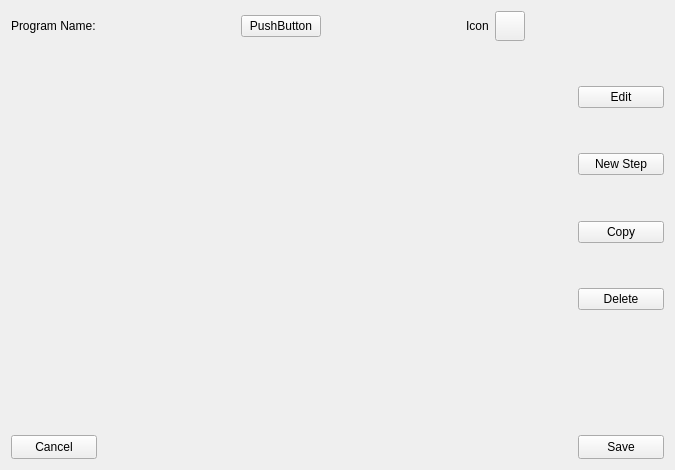
<?xml version="1.0" encoding="UTF-8"?>
<ui version="4.0">
 <class>Programs::CModifyProgramDlg</class>
 <widget class="QWidget" name="Programs::CModifyProgramDlg">
  <property name="geometry">
   <rect>
    <x>0</x>
    <y>0</y>
    <width>675</width>
    <height>470</height>
   </rect>
  </property>
  <property name="minimumSize">
   <size>
    <width>675</width>
    <height>470</height>
   </size>
  </property>
  <property name="windowTitle">
   <string>Form</string>
  </property>
  <layout class="QGridLayout" name="gridLayout" columnstretch="0,0,0,0">
   <item row="2" column="3">
    <widget class="QPushButton" name="btnSave">
     <property name="maximumSize">
      <size>
       <width>153</width>
       <height>36</height>
      </size>
     </property>
     <property name="focusPolicy">
      <enum>Qt::NoFocus</enum>
     </property>
     <property name="text">
      <string>Save</string>
     </property>
    </widget>
   </item>
   <item row="0" column="0" colspan="4">
    <layout class="QHBoxLayout" name="horizontalLayout">
     <item>
      <widget class="QLabel" name="label">
       <property name="minimumSize">
        <size>
         <width>0</width>
         <height>0</height>
        </size>
       </property>
       <property name="text">
        <string>Program Name:</string>
       </property>
       <property name="alignment">
        <set>Qt::AlignLeading|Qt::AlignLeft|Qt::AlignVCenter</set>
       </property>
      </widget>
     </item>
     <item>
      <spacer name="horizontalSpacer_4">
       <property name="orientation">
        <enum>Qt::Horizontal</enum>
       </property>
       <property name="sizeHint" stdset="0">
        <size>
         <width>40</width>
         <height>20</height>
        </size>
       </property>
      </spacer>
     </item>
     <item>
      <widget class="QPushButton" name="btnPrgName">
       <property name="text">
        <string>PushButton</string>
       </property>
      </widget>
     </item>
     <item>
      <spacer name="horizontalSpacer_5">
       <property name="orientation">
        <enum>Qt::Horizontal</enum>
       </property>
       <property name="sizeHint" stdset="0">
        <size>
         <width>40</width>
         <height>20</height>
        </size>
       </property>
      </spacer>
     </item>
     <item>
      <widget class="QLabel" name="label_2">
       <property name="minimumSize">
        <size>
         <width>0</width>
         <height>0</height>
        </size>
       </property>
       <property name="text">
        <string>Icon</string>
       </property>
       <property name="alignment">
        <set>Qt::AlignLeading|Qt::AlignLeft|Qt::AlignVCenter</set>
       </property>
      </widget>
     </item>
     <item>
      <widget class="QToolButton" name="btnPrgIcon">
       <property name="enabled">
        <bool>true</bool>
       </property>
       <property name="minimumSize">
        <size>
         <width>30</width>
         <height>30</height>
        </size>
       </property>
       <property name="styleSheet">
        <string notr="true">border-image: url(:/HimalayaImages/IconPushButton/IconPushButton-Enabled.png);</string>
       </property>
       <property name="text">
        <string/>
       </property>
      </widget>
     </item>
     <item>
      <spacer name="horizontalSpacer">
       <property name="orientation">
        <enum>Qt::Horizontal</enum>
       </property>
       <property name="sizeHint" stdset="0">
        <size>
         <width>40</width>
         <height>20</height>
        </size>
       </property>
      </spacer>
     </item>
    </layout>
   </item>
   <item row="1" column="0" colspan="3">
    <layout class="QVBoxLayout" name="verticalLayout_2">
     <item>
      <widget class="MainMenu::CScrollTable" name="scrollTable" native="true">
       <property name="sizePolicy">
        <sizepolicy hsizetype="Maximum" vsizetype="Preferred">
         <horstretch>0</horstretch>
         <verstretch>0</verstretch>
        </sizepolicy>
       </property>
       <property name="maximumSize">
        <size>
         <width>496</width>
         <height>16777215</height>
        </size>
       </property>
      </widget>
     </item>
     <item>
      <spacer name="verticalSpacer_3">
       <property name="orientation">
        <enum>Qt::Vertical</enum>
       </property>
       <property name="sizeHint" stdset="0">
        <size>
         <width>20</width>
         <height>40</height>
        </size>
       </property>
      </spacer>
     </item>
    </layout>
   </item>
   <item row="2" column="1" colspan="2">
    <spacer name="horizontalSpacer_3">
     <property name="orientation">
      <enum>Qt::Horizontal</enum>
     </property>
     <property name="sizeHint" stdset="0">
      <size>
       <width>470</width>
       <height>24</height>
      </size>
     </property>
    </spacer>
   </item>
   <item row="2" column="0">
    <widget class="QPushButton" name="btnCancel">
     <property name="maximumSize">
      <size>
       <width>153</width>
       <height>36</height>
      </size>
     </property>
     <property name="focusPolicy">
      <enum>Qt::NoFocus</enum>
     </property>
     <property name="text">
      <string>Cancel</string>
     </property>
    </widget>
   </item>
   <item row="1" column="3">
    <layout class="QVBoxLayout" name="verticalLayout">
     <item>
      <spacer name="verticalSpacer">
       <property name="orientation">
        <enum>Qt::Vertical</enum>
       </property>
       <property name="sizeHint" stdset="0">
        <size>
         <width>20</width>
         <height>10</height>
        </size>
       </property>
      </spacer>
     </item>
     <item>
      <widget class="QPushButton" name="btnEdit">
       <property name="maximumSize">
        <size>
         <width>153</width>
         <height>36</height>
        </size>
       </property>
       <property name="focusPolicy">
        <enum>Qt::NoFocus</enum>
       </property>
       <property name="text">
        <string>Edit</string>
       </property>
      </widget>
     </item>
     <item>
      <spacer name="verticalSpacer_2">
       <property name="orientation">
        <enum>Qt::Vertical</enum>
       </property>
       <property name="sizeHint" stdset="0">
        <size>
         <width>72</width>
         <height>0</height>
        </size>
       </property>
      </spacer>
     </item>
     <item>
      <widget class="QPushButton" name="btnNew">
       <property name="maximumSize">
        <size>
         <width>153</width>
         <height>36</height>
        </size>
       </property>
       <property name="focusPolicy">
        <enum>Qt::NoFocus</enum>
       </property>
       <property name="text">
        <string>New Step</string>
       </property>
      </widget>
     </item>
     <item>
      <spacer name="verticalSpacer_6">
       <property name="orientation">
        <enum>Qt::Vertical</enum>
       </property>
       <property name="sizeHint" stdset="0">
        <size>
         <width>72</width>
         <height>0</height>
        </size>
       </property>
      </spacer>
     </item>
     <item>
      <widget class="QPushButton" name="btnCopy">
       <property name="maximumSize">
        <size>
         <width>153</width>
         <height>36</height>
        </size>
       </property>
       <property name="focusPolicy">
        <enum>Qt::NoFocus</enum>
       </property>
       <property name="text">
        <string>Copy</string>
       </property>
      </widget>
     </item>
     <item>
      <spacer name="verticalSpacer_5">
       <property name="orientation">
        <enum>Qt::Vertical</enum>
       </property>
       <property name="sizeHint" stdset="0">
        <size>
         <width>72</width>
         <height>0</height>
        </size>
       </property>
      </spacer>
     </item>
     <item>
      <widget class="QPushButton" name="btnDelete">
       <property name="maximumSize">
        <size>
         <width>153</width>
         <height>36</height>
        </size>
       </property>
       <property name="focusPolicy">
        <enum>Qt::NoFocus</enum>
       </property>
       <property name="text">
        <string>Delete</string>
       </property>
      </widget>
     </item>
     <item>
      <spacer name="verticalSpacer_7">
       <property name="orientation">
        <enum>Qt::Vertical</enum>
       </property>
       <property name="sizeHint" stdset="0">
        <size>
         <width>20</width>
         <height>40</height>
        </size>
       </property>
      </spacer>
     </item>
     <item>
      <spacer name="verticalSpacer_4">
       <property name="orientation">
        <enum>Qt::Vertical</enum>
       </property>
       <property name="sizeHint" stdset="0">
        <size>
         <width>20</width>
         <height>0</height>
        </size>
       </property>
      </spacer>
     </item>
     <item>
      <spacer name="verticalSpacer_8">
       <property name="orientation">
        <enum>Qt::Vertical</enum>
       </property>
       <property name="sizeHint" stdset="0">
        <size>
         <width>20</width>
         <height>40</height>
        </size>
       </property>
      </spacer>
     </item>
    </layout>
   </item>
  </layout>
 </widget>
 <customwidgets>
  <customwidget>
   <class>MainMenu::CScrollTable</class>
   <extends>QWidget</extends>
   <header>MainMenu/Include/ScrollTable.h</header>
   <container>1</container>
  </customwidget>
 </customwidgets>
 <resources/>
 <connections/>
</ui>
